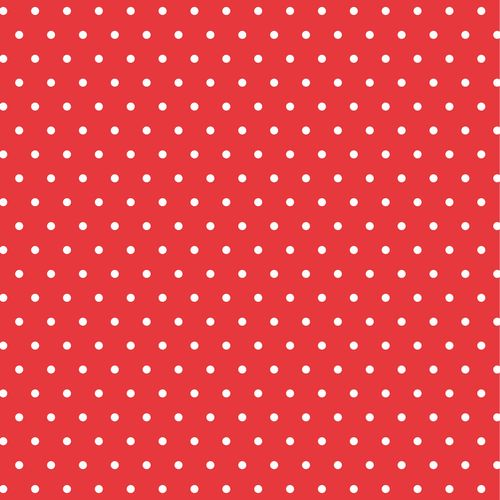
#> input picture image/material-images/test.jpeg, 500 x 500 px
$ python test6.py
#> lines starting #> are read from the running program, lines starting #| are printed output that depends on the picture; after the words box and inside, x2 and y2 are one past the last pixel; in counts of white or black regions, pixels touching at a corner belong together
import cv2
import numpy as np
#定义窗口名称
winName='Mask'
#定义滑动条回调函数，此处pass用作占位语句保持程序结构的完整性
def nothing(x):
    pass
origin_image=cv2.imread('material-images/test.jpeg')
#> origin_image is the input picture: shape (500, 500, 3); mean B, G, R 73.6, 69, 231.1
# gray_image = cv2.cvtColor(origin_image, cv2.COLOR_BGR2GRAY)
# 转换为HSV图
hsv_image = cv2.cvtColor(origin_image, cv2.COLOR_BGR2HSV)
#> hsv_image: shape (500, 500, 3); mean H, S, V 130, 180.4, 231.2


value = None
def update(x):
    # 回调函数 更新value的值
    global value
    value = x
    print('Update Value, value ={}'.format(value))
#新建窗口
cv2.namedWindow(winName)
#新建6个滑动条，表示颜色范围的上下边界，这里滑动条的初始化位置即为黄色的颜色范围
cv2.createTrackbar('LowerbH',winName,0,180,nothing)
#> slider 'LowerbH' is set to 36
cv2.createTrackbar('UpperbH',winName,0,180,nothing)
#> slider 'UpperbH' is set to 180
cv2.createTrackbar('LowerbS',winName,0,255,nothing)
#> slider 'LowerbS' is set to 51
cv2.createTrackbar('UpperbS',winName,0,255,nothing)
#> slider 'UpperbS' is set to 255
cv2.createTrackbar('LowerbV',winName,0,255,nothing)
#> slider 'LowerbV' is set to 51
cv2.createTrackbar('UpperbV',winName,0,255,nothing)
#> slider 'UpperbV' is set to 255
while(1):
    #函数cv2.getTrackbarPos()范围当前滑块对应的值
    lowerbH = cv2.getTrackbarPos('LowerbH', winName)
    upperbH = cv2.getTrackbarPos('UpperbH', winName)
    lowerbS = cv2.getTrackbarPos('LowerbS', winName)
    upperbS = cv2.getTrackbarPos('UpperbS', winName)
    lowerbV = cv2.getTrackbarPos('LowerbV', winName)
    upperbV = cv2.getTrackbarPos('UpperbV', winName)

    img_target=cv2.inRange(hsv_image,(lowerbH,lowerbS,lowerbV),(upperbH,upperbS,upperbV))
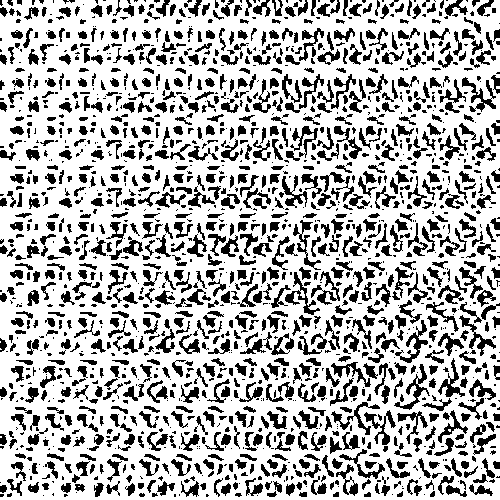
#> img_target: shape (500, 500); 70.9% white; 1775 black regions (761 under 20 px), largest, box (x1, y1, x2, y2) and area: (462, 77, 496, 112) 388, (395, 320, 428, 363) 364, (394, 364, 430, 410) 361

    cv2.imshow(winName,img_target)
    if cv2.waitKey(1)==ord('q'):
#> (key q is pressed here)
        break
cv2.destroyAllWindows()
